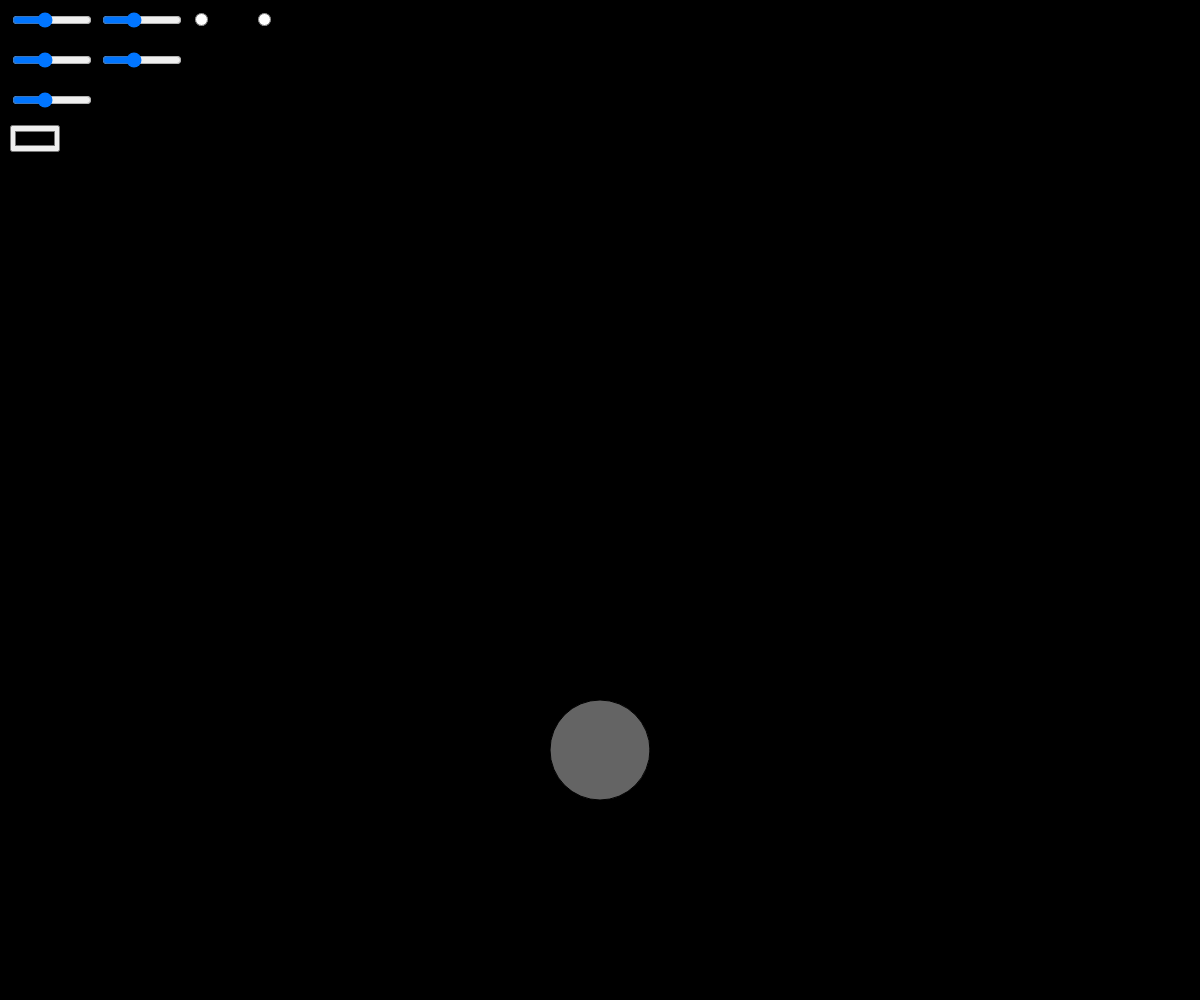
Frame 1 (no input)
Frame 60 (no input): identical to frame 1, image omitted
Frame 120 (the mouse pressed at the canvas centre since frame 60): identical to frame 1, image omitted

The p5.js sketch that drew this single still picture (run headless with seeded random() and noise() and a simulated clock; from frame 60 on, the mouse is pressed at the canvas centre):

// p5.js sketch
// ── sketch.js
// Project Title
// Your Name
// Date
//
// Extra for Experts:
// - describe what you did to take this project "above and beyond"

let fillA, fillB, fillC;
let sizeA, sizeB;
let radio;
let picker;
let colorBefore, colorAfter;

function setup() {
  createCanvas(windowWidth, windowHeight);
  fillA = createSlider(0, 255, 100);
  fillA.position(10, 10);
  fillA.style('width', '80px');

  fillB = createSlider(0, 255, 100);
  fillB.position(10, 50);
  fillB.style('width', '80px');

  fillC = createSlider(0, 255, 100);
  fillC.position(10, 90);
  fillC.style('width', '80px');


  sizeA = createSlider(5, 255, 100);
  sizeA.position(100, 10);
  sizeA.style('width', '80px');

  sizeB = createSlider(5, 255, 100);
  sizeB.position(100, 50);
  sizeB.style('width', '80px');

  radio = createRadio();
  radio.option('square');
  radio.option('ellipse');
  radio.position(190, 10);
  print(radio.value());

  picker = createColorPicker();
  picker.position(10, 125);
}

function draw() {
  background(0);

  rectMode(CENTER);

  
  fill(fillA.value(), fillB.value(), fillC.value());

  if (radio.value() === 'square'){
    rect(width/2, height-height/4, sizeA.value(), sizeB.value());
  }
  else {
    ellipse(width/2, height-height/4, sizeA.value(), sizeB.value());
  }
}
